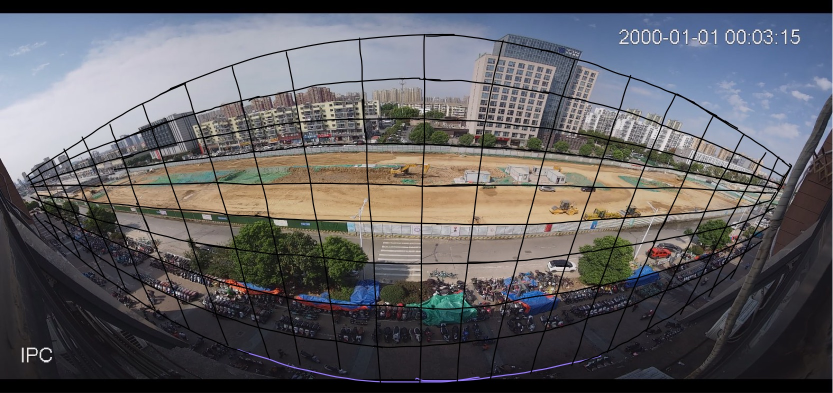
#> input picture chessboard/bkg-127.jpg, 1666 x 786 px (shown at 1/2 size)
$ python chessboard.py
#> lines starting #> are read from the running program, lines starting #| are printed output that depends on the picture; after the words box and inside, x2 and y2 are one past the last pixel; in counts of white or black regions, pixels touching at a corner belong together
#!/usr/bin/env python3
# -*- coding: utf-8 -*-
"""
Created on Tue Jul 23 14:07:29 2024

@author: sabo4ever
"""

#%%
# coding:utf-8
import cv2
import numpy as np
import glob
from matplotlib import pyplot as plt


#%%
corners115 = np.array([[798,304],[842,304],[880,305],[919,306],[963,307],[1002,310],[1045,314],[1088,319],[1134,320],[1167,324],[1195,326],
[790,336],[841,333],[884,333],[926,333],[971,334],[1018,336],[1066,337],[1110,340],[1155,344],[1193,345],[1231,348],
[783,370],[839,371],[888,370],[934,371],[983,371],[1035,371],[1090,371],[1144,373],[1188,373],[1239,376],[1278,377],
[780,404],[836,404],[891,405],[943,405],[994,405],[1051,403],[1109,400],[1167,398],[1214,397],[1261,395],[1295,393],
[774,442],[834,442],[892,442],[950,441],[1004,438],[1067,434],[1129,431],[1188,424],[1239,421],[1287,417],[1318,412],
[767,473],[832,474],[896,474],[956,474],[1014,473],[1082,471],[1150,464],[1214,458],[1268,455],[1318,445],[1351,443],
[758,517],[833,516],[899,517],[964,517],[1026,514],[1097,507],[1171,499],[1233,489],[1285,478],[1336,468],[1372,458],
[746,564],[833,564],[902,564],[970,562],[1037,558],[1111,548],[1191,536],[1254,524],[1308,512],[1360,497],[1394,483]]).reshape(-1, 2)

#%%

corners116 = np.array([[204,322],[227,310],[259,296],[290,284],[326,273],[361,261],[418,242],[482,229],[540,218],[627,205],[707,198],
[212,343],[237,337],[272,326],[305,317],[340,310],[378,302],[433,288],[494,276],[552,267],[633,260],[709,258],
[218,360],[242,353],[278,345],[313,338],[350,333],[388,326],[441,320],[504,315],[563,311],[641,307],[714,305],
[224,376],[250,369],[286,365],[323,363],[358,362],[398,361],[454,360],[517,360],[573,358],[646,355],[716,354],
[234,399],[261,397],[300,398],[336,398],[374,401],[420,402],[467,403],[529,404],[585,407],[650,409],[718,413],
[243,418],[271,420],[311,424],[351,428],[388,433],[434,437],[483,442],[539,446],[594,449],[657,454],[721,457],
[251,434],[281,441],[322,449],[364,458],[403,466],[448,474],[498,483],[549,491],[604,502],[664,513],[725,519],
[260,463],[298,473],[337,485],[380,499],[423,511],[470,525],[515,537],[560,546],[615,557],[669,563],[730,573]]).reshape(-1, 2)

#%%

corners117 = np.array([[489,337],[502,336],[515,335],[537,334],[556,334],[584,334],[606,334],[633,333],[655,334],[676,333],[699,333],
[467,346],[483,346],[500,346],[519,346],[542,346],[571,346],[592,346],[629,346],[641,346],[665,346],[690,346],
[433,361],[457,361],[477,361],[499,360],[523,361],[550,362],[573,363],[600,364],[625,364],[651,365],[679,366],
[404,376],[429,377],[446,379],[473,380],[500,381],[528,382],[555,383],[581,385],[607,386],[635,387],[668,387],
[372,392],[397,394],[418,397],[447,399],[476,401],[505,403],[535,404],[562,406],[588,407],[618,408],[652,410],
[347,407],[375,409],[400,410],[431,413],[460,414],[488,417],[518,419],[548,421],[575,423],[606,423],[642,425],
[327,421],[348,423],[377,426],[410,428],[441,430],[472,432],[502,435],[534,437],[563,439],[596,441],[634,443],
[305,434],[328,438],[357,442],[389,445],[421,449],[453,453],[482,458],[516,461],[549,462],[581,467],[623,472]]).reshape(-1, 2)


#%%
corners118 = np.array([[545,186],[561,182],[573,180],[587,177],[605,175],[620,174],[641,172],[664,171],[682,170],[704,169],[728,168],
[549,201],[563,198],[576,196],[589,194],[606,192],[622,191],[623,189],[665,188],[683,188],[704,188],[728,188],
[552,215],[565,213],[579,212],[591,210],[607,208],[625,206],[644,205],[665,203],[685,201],[706,201],[729,200],
[556,233],[569,231],[581,229],[595,229],[611,228],[628,227],[647,224],[668,223],[687,222],[708,221],[731,219],
[559,249],[572,248],[586,246],[600,244],[613,244],[630,242],[648,240],[668,240],[688,239],[709,237],[732,235],
[564,268],[577,267],[589,265],[601,263],[617,262],[634,260],[651,260],[671,258],[689,257],[709,258],[734,256],
[568,288],[580,286],[593,284],[605,283],[620,282],[637,280],[654,280],[673,279],[691,278],[711,278],[735,277],
[570,310],[585,309],[599,308],[609,307],[625,305],[642,303],[658,303],[674,303],[693,303],[713,303],[738,303]]).reshape(-1, 2)

#%%
corners119 = np.array([[190,417],[210,419],[231,421],[253,424],[289,429],[328,433],[361,437],[399,442],[445,446],[516,452],[574,458],
[178,419],[193,423],[214,427],[233,432],[257,439],[293,446],[328,453],[369,462],[412,471],[472,484],[532,498],
[162,424],[175,429],[194,435],[214,441],[233,448],[262,457],[294,468],[338,479],[377,490],[440,507],[494,525],
[149,429],[157,436],[172,444],[187,449],[207,457],[230,467],[267,481],[307,495],[348,509],[409,531],[464,549],
[133,436],[140,442],[152,451],[164,458],[183,466],[207,478],[240,493],[276,509],[317,527],[380,553],[437,572],
[111,444],[118,451],[128,459],[140,468],[155,479],[173,491],[204,510],[236,530],[272,551],[337,583],[396,604],
[97,451],[103,457],[111,466],[121,475],[134,486],[150,502],[177,523],[209,545],[241,567],[300,604],[355,631],
[82,457],[87,463],[94,472],[100,482],[113,498],[127,510],[152,535],[183,561],[209,583],[266,627],[312,658]]).reshape(-1, 2)

#%%
corners120 = np.array([[791,421],[845,423],[894,423],[959,424],[1007,426],[1071,425],[1122,425],[1166,425],[1204,421],[1242,420],[1267,417],
[786,448],[845,449],[896,452],[961,452],[1011,451],[1081,449],[1133,445],[1180,442],[1216,439],[1256,438],[1283,434],
[779,491],[842,493],[899,494],[972,495],[1026,491],[1101,488],[1156,482],[1201,475],[1237,469],[1274,460],[1304,453],
[773,524],[841,526],[905,527],[980,527],[1041,523],[1116,517],[1177,508],[1220,501],[1260,493],[1298,483],[1331,474],
[758,566],[839,569],[918,570],[994,569],[1072,565],[1147,555],[1210,545],[1253,535],[1292,524],[1332,512],[1364,499],
[743,617],[839,619],[932,619],[1019,616],[1105,607],[1177,589],[1237,571],[1281,557],[1320,545],[1359,531],[1392,518],
[724,685],[841,689],[954,682],[1046,672],[1145,652],[1217,630],[1282,607],[1321,590],[1361,574],[1398,557],[1428,542],
[696,759],[844,757],[975,750],[1082,733],[1196,708],[1276,677],[1337,646],[1373,627],[1411,604],[1442,584],[1470,564]]).reshape(-1, 2)
#%%
corners121 = np.array([[592,211],[675,201],[742,200],[827,199],[906,207],[996,211],[1084,226],[1164,243],[1231,255],[1300,275],[1360,291],
[603,264],[682,258],[747,256],[827,256],[902,259],[988,263],[1075,273],[1151,283],[1220,298],[1285,310],[1344,327],
[610,308],[689,307],[752,306],[827,306],[900,307],[984,312],[1065,318],[1138,325],[1211,332],[1273,342],[1336,349],
[619,365],[692,368],[757,369],[828,370],[898,370],[980,372],[1054,377],[1126,380],[1194,385],[1261,389],[1321,388],
[627,431],[694,432],[760,436],[829,439],[897,439],[976,439],[1045,440],[1115,440],[1179,437],[1247,432],[1307,425],
[629,488],[699,492],[763,499],[831,501],[898,501],[972,502],[1040,500],[1106,499],[1171,493],[1228,483],[1285,479],
[635,549],[704,554],[767,557],[834,558],[898,559],[971,557],[1036,555],[1103,549],[1167,544],[1218,538],[1264,531],
[640,607],[709,611],[771,616],[837,621],[906,622],[973,620],[1037,617],[1103,604],[1169,591],[1214,579],[1255,567]]).reshape(-1, 2)
 #%%
corners122 = np.array([[954,56],[1007,65],[1046,71],[1083,79],[1125,88],[1165,101],[1208,114],[1246,127],[1274,137],[1303,149],[1324,159],
[950,93],[998,100],[1037,103],[1074,109],[1114,119],[1155,128],[1199,141],[1235,152],[1264,162],[1290,174],[1314,184],
[947,123],[991,128],[1029,135],[1067,140],[1104,148],[1145,157],[1189,169],[1222,180],[1252,189],[1280,199],[1303,209],
[943,152],[986,156],[1023,161],[1061,168],[1097,175],[1136,184],[1179,193],[1214,203],[1242,212],[1271,221],[1293,229],
[940,182],[980,186],[1018,190],[1053,196],[1090,201],[1129,208],[1171,219],[1203,227],[1232,235],[1261,243],[1286,252],
[936,210],[976,212],[1012,216],[1046,221],[1083,227],[1121,232],[1163,242],[1196,248],[1224,257],[1253,263],[1278,269],
[933,238],[973,240],[1007,242],[1041,247],[1076,252],[1115,259],[1156,265],[1188,271],[1216,277],[1243,286],[1267,292],
[929,270],[968,274],[1003,276],[1034,279],[1070,284],[1107,288],[1148,292],[1179,298],[1208,303],[1234,307],[1259,312]]).reshape(-1, 2)
#[927,309],[964,311],[996,312],[1029,313],[1062,316],[1101,319],[1140,322],[1170,326],[1199,329],[1225,333],[1250,336]
#%%
corners123 = np.array([[1107,133],[1102,148],[1098,160],[1094,173],[1089,186],[1086,198],[1083,211],[1080,223],[1076,237],[1073,250],[1071,263],
[1090,129],[1084,144],[1080,157],[1077,170],[1073,183],[1070,195],[1066,208],[1063,222],[1060,235],[1056,248],[1053,261],
[1071,124],[1066,141],[1062,154],[1058,166],[1055,180],[1052,192],[1049,205],[1045,219],[1042,232],[1040,246],[1037,259],
[1052,122],[1066,141],[1062,153],[1058,166],[1056,179],[1052,193],[1049,205],[1045,219],[1042,233],[1040,245],[1037,259],
[1052,121],[1048,137],[1044,150],[1040,163],[1038,176],[1035,189],[1031,203],[1028,216],[1025,230],[1023,243],[1020,257],
[1033,119],[1028,134],[1025,147],[1022,160],[1019,173],[1016,186],[1013,201],[1010,214],[1007,228],[1005,241],[1003,256],
[1013,115],[1010,130],[1007,143],[1003,157],[1000,171],[997,184],[994,199],[991,213],[989,226],[986,240],[985,254],
 [992,111],[989,127],[985,142],[983,155],[980,169],[978,183],[975,197],[972,211],[970,224],[968,238],[966,253]]).reshape(-1, 2)   #
 #[972,107],[968,125],[965,139],[963,153],[961,168],[958,181],[956,195],[954,210],[952,224],[950,237],[948,252]
#%%
corners124 = np.array([[44,350],[51,346],[57,344],[68,336],[83,327],[98,316],[125,296],[162,275],[206,252],[260,229],[336,198],
[54,366],[60,363],[67,362],[76,355],[94,350],[110,343],[139,332],[177,318],[224,304],[279,284],[358,260],
[59,376],[65,375],[72,373],[84,369],[100,365],[118,361],[147,355],[187,347],[238,339],[301,331],[379,319],
[64,387],[70,386],[79,388],[93,388],[112,389],[133,390],[161,391],[204,391],[259,392],[323,392],[406,394],
[69,393],[75,394],[84,398],[101,402],[120,406],[144,412],[174,419],[222,428],[283,442],[346,451],[433,465],
[72,401],[80,404],[89,408],[108,416],[129,423],[152,433],[186,446],[240,465],[300,485],[369,508],[453,530],
[79,413],[85,415],[96,421],[116,432],[142,448],[164,459],[202,481],[261,512],[329,543],[393,566],[475,589],
[87,427],[93,430],[107,439],[125,450],[152,469],[178,488],[211,509],[279,552],[348,583],[412,606],[494,635]] ).reshape(-1, 2)
#%%
corners125 = np.array([[1379,267],[1443,290],[1491,311],[1515,320],[1534,329],[1547,337],[1558,342],[1563,346],[1568,349],[1573,352],[1575,353],
[1361,308],[1430,325],[1477,341],[1504,348],[1524,355],[1539,361],[1548,364],[1554,367],[1560,370],[1564,372],[1569,374],
[1338,367],[1413,374],[1456,377],[1489,382],[1509,383],[1525,384],[1538,386],[1545,387],[1551,388],[1557,388],[1562,389],
[1311,431],[1390,424],[1436,419],[1473,415],[1495,411],[1513,408],[1529,406],[1536,406],[1542,404],[1549,403],[1555,402],
[1279,495],[1362,480],[1410,472],[1451,463],[1471,456],[1493,448],[1508,443],[1518,440],[1526,437],[1533,436],[1542,432],
[1247,561],[1332,535],[1387,519],[1430,503],[1452,496],[1475,486],[1492,477],[1505,471],[1514,465],[1521,462],[1530,459],
[1217,623],[1300,596],[1360,571],[1407,550],[1433,537],[1458,524],[1473,516],[1488,507],[1500,500],[1508,494],[1518,489],
[1177,694],[1272,654],[1334,622],[1385,593],[1417,572],[1442,557],[1461,544],[1478,534],[1490,526],[1498,521],[1507,516]]).reshape(-1, 2)
#%%
corners126 = np.array([[720,305],[792,302],[878,303],[966,306],[1049,313],[1113,319],[1174,323],[1238,331],[1281,337],[1315,345],[1342,351],
[722,354],[793,353],[874,353],[959,355],[1040,360],[1103,364],[1164,367],[1221,372],[1265,377],[1300,381],[1326,384],
[724,433],[793,433],[871,434],[950,435],[1023,436],[1088,436],[1144,435],[1198,434],[1242,431],[1277,427],[1306,427],
[726,506],[796,511],[869,512],[940,513],[1007,511],[1070,509],[1126,504],[1175,499],[1217,494],[1247,491],[1274,486],
[728,562],[798,565],[871,567],[935,565],[997,559],[1057,553],[1114,546],[1158,542],[1201,535],[1232,530],[1257,524],
[731,615],[801,615],[873,617],[930,615],[990,612],[1041,605],[1097,595],[1141,586],[1184,577],[1213,570],[1240,562],
[734,656],[803,659],[874,659],[927,657],[982,654],[1030,648],[1082,639],[1129,626],[1167,617],[1198,611],[1218,603],
[737,683],[801,687],[874,689],[925,687],[978,684],[1023,679],[1074,666],[1119,656],[1154,646],[1187,636],[1207,628]]).reshape(-1, 2)
#%% big grid 10*21
corners127 = np.array([
    [55,350],[76,335],[104,318],[130,301],[166,278],[217,244],[285,206],[368,166],[464,130],[573,101],[720,77],[849,68],[1005,83],[1149,116],[1261,155],[1351,188],[1427,230],[1488,268],[1534,298],[1561,319],[1581,332],
    [60,359],[81,348],[109,333],[139,319],[178,300],[230,279],[304,256],[389, 228],[482,202],[588,179],[724,161],[849,155],[986,168],[1127,191],[1240,218],[1325,250],[1404,277],[1470,302],[1520,323],[1549,333],[1574,347],
    [64,366],[86,357],[116,349],[146,339],[189,325],[246,313],[317,294],[407,273],[497,257],[600,243],[727,236],[848,237],[971,241],[1106,257],[1218,279],[1305,296],[1385,319],[1454,336],[1505,351],[1537,361],[1562,369],
    [67,372],[92,369],[122,362],[157,357],[199,351],[254,339],[329,327],[420,315],[509,303],[609,294],[733,288],[849,288],[965,294],[1093,303],[1206,316],[1290,329],[1377,344],[1442,357],[1498,368],[1531,373],[1559,378],
    [71,380],[98,381],[129,377],[163,377],[207,374],[264,370],[343,367],[435,365],[524,366],[621,364],[737,364],[846,368],[956,370],[1074,370],[1187,374],[1273,375],[1361,377],[1431,380],[1489,385],[1523,389],[1551,389],
    [76,389],[103,393],[136,395],[175,401],[222,407],[279,412],[361,419],[454,429],[539,434],[633,439],[743,442],[844,446],[946,449],[1054,447],[1161,441],[1249,435],[1337,429],[1410,422],[1474,414],[1511,410],[1542,404],
    [82,403],[114,414],[150,425],[190,437],[238,448],[300,464],[383,485],[473,499],[555,509],[648,516],[748,526],[844,528],[935,526],[1035,521],[1139,509],[1227,495],[1311,481],[1388,467],[1452,453],[1493,442],[1528,429],
    [91,421],[125,437],[164,457],[207,476],[257,497],[323,522],[404,551],[493,575],[574,594],[662,605],[752,614],[843,617],[925,614],[1012,605],[1114,586],[1199,569],[1277,553],[1357,530],[1423,509],[1470,489],[1503,474],
    [105,449],[144,475],[186,505],[234,536],[284,563],[355,594],[433,627],[518,654],[590,671],[673,683],[756,694],[843,693],[922,685],[997,675],[1089,661],[1173,638],[1251,616],[1329,583],[1402,552],[1447,530],[1488,505],
    [118,480],[163,518],[208,554],[254,584],[304,619],[379,658],[458,695],[538,718],[602,737],[684,754],[761,762],[841,763],[914,760],[981,753],[1063,741],[1147,725],[1217,702],[1294,657],[1370,612],[1427,574],[1473,543]]).reshape(-1, 2)
#%%
num = str(127)
corners = corners127.reshape(-1,1,2)
img = cv2.imread('chessboard/bkg-' + num +'.jpg')
#> img is the input picture: shape (786, 1666, 3); mean B, G, R 98, 94.5, 95.9
plt.imshow(img)

for i in corners:
    x, y = i.ravel()
    cv2.circle(img, (x,y),3,255,-1)
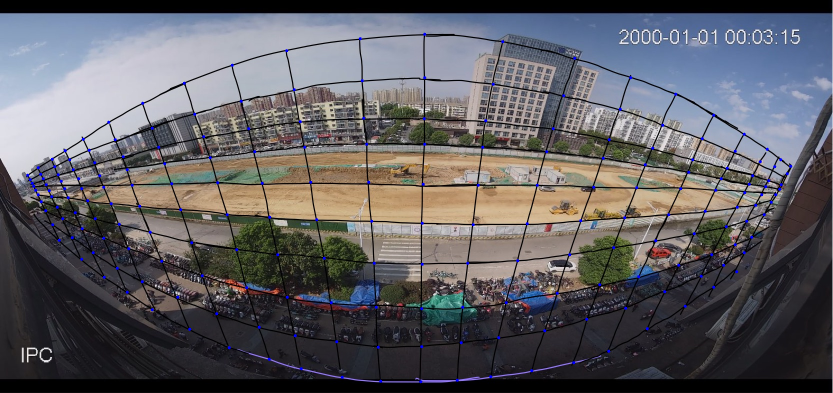
#> img: shape (786, 1666, 3) (shown at 1/2 size); 0.47% of pixels changed, all inside (x1, y1, x2, y2) = (52, 65, 1585, 767)
plt.imshow(img)
np.save("gridpoints/corners" + num, corners)


# [33 lines of commented-out code are left out]
w = 11
h = 8
objp = np.zeros((w * h, 3), np.float32)
objp[:, :2] = np.mgrid[0:w, 0:h].T.reshape(-1, 2)
objpoints = []  # 在世界坐标系中的三维点
imgpoints = []  # 在图像平面的二维点
gray = cv2.cvtColor(img, cv2.COLOR_BGR2GRAY)
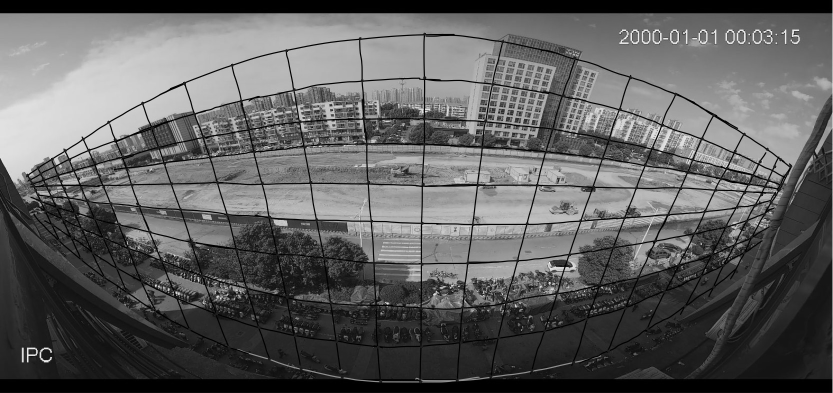
#> gray: shape (786, 1666) (shown at 1/2 size); min 0, max 254, mean 95.3
for i in [117,118,119,120,123,125,126]:#,116,117,118,119,120,121,122,123]:#,124,125,126]:
#> (the run stopped early here; a loop or call above may not have finished)
